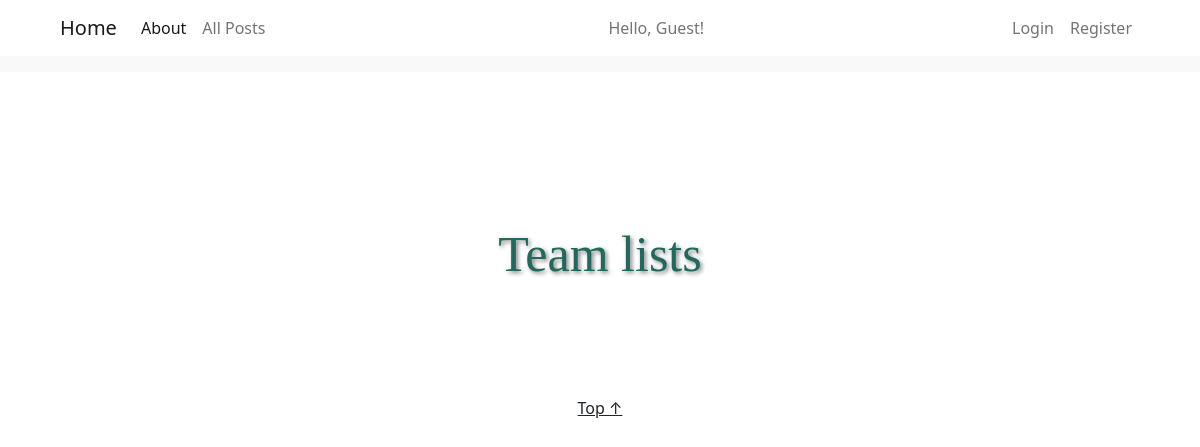
The page /team_lists on the database as committed earlier.
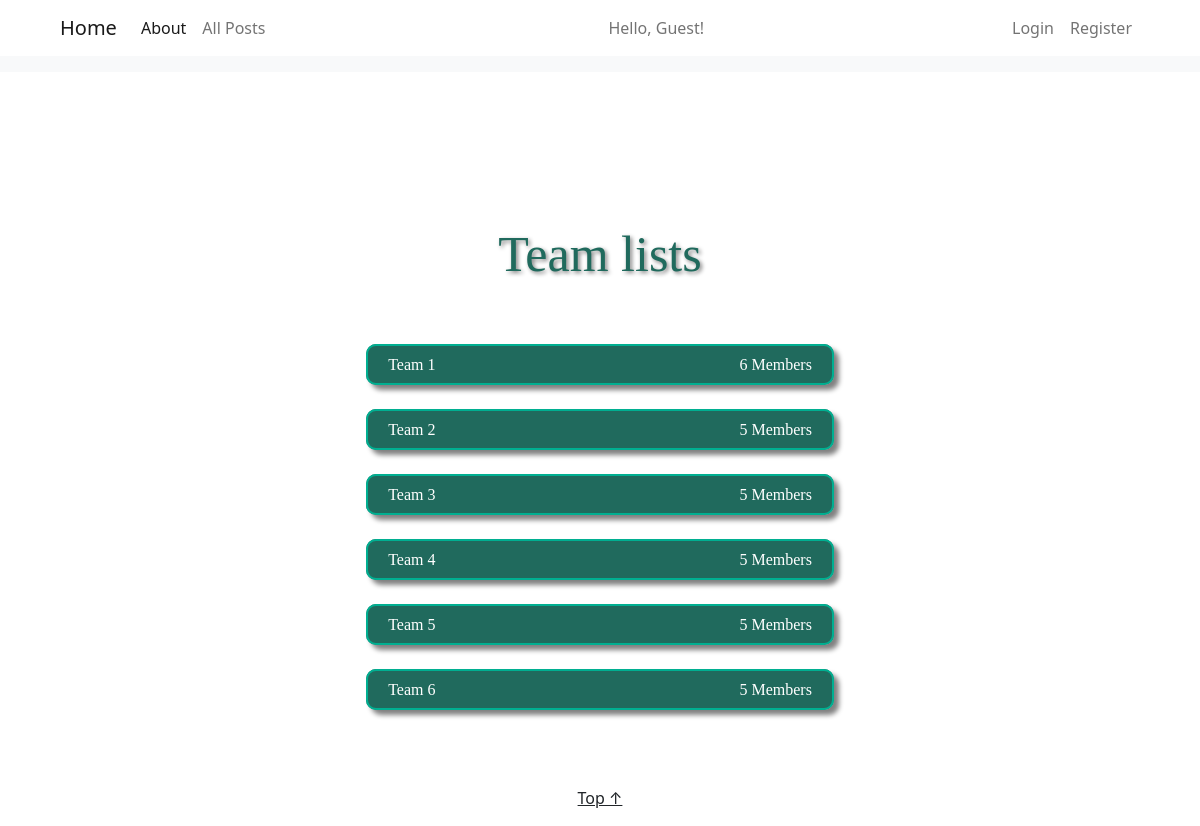
The same page on the database as committed later.
### TAPR/models.py (models this page shows)
class Team(db.Model):
    __tablename__ = "Team"
    id = db.Column(db.Integer, primary_key=True)
    assessment_id = db.Column(db.Integer, db.ForeignKey('Assessment.id'), nullable=False)
    team_members = db.relationship("User")
    contribution_forms = db.relationship("ContributionForm")
    issues = db.relationship("Issue")

### TAPR/routes.py (the view)
@app.route("/team_lists")
def team_lists():
    assessment = Assessment.query.filter_by(id=1).first()
    return render_template('team_lists.html', title='Team List', assessment=assessment)

### TAPR/templates/team_lists.html
{% extends "layout.html" %}
{% block content %}
<h1 id=M_title>Team lists</h1>
<table id=M_table>
{% for team in assessment.student_team_list %}
<tr><td id=M_table_data><a class=M_links href="{{ url_for('team', team_id=team.id) }}"><span>Team {{ team.id }}</span>
{{team.team_members| length}} Members</a></td></tr>
{% endfor %}
</table>
{% endblock content %}

### TAPR/templates/layout.html (shortened to what this page needs)
<!DOCTYPE html>
<html>
    <head>
        <link href="https://cdn.jsdelivr.net/npm/bootstrap@5.0.0-beta1/dist/css/bootstrap.min.css" rel="stylesheet">
        <link rel=stylesheet type=text/css href="{{ url_for('static',
        filename='main.css') }}">
    </head>
    <body>
        <nav class = "coloured-section" id="header">
            <div class="navbar px-5 navbar-custom navbar-expand-lg navbar-light" id = "navbar">
              <div class="container-fluid">
                <div class = "col-md-6 me-auto" id="navbar_left">
                  <ul class="navbar-nav">
                    <a class="navbar-brand" href="{{ url_for('home') }}">Home</a>
                    <a class="nav-link active" aria-current="page" href="">About</a>
                    <a class="nav-link" href="">All Posts</a>
                  </ul>
                </div>
                <div id="navbar_right">
                  <div class="collapse navbar-collapse" id="navbarNav">
                    <ul class="navbar-nav me-auto">
                      {% if current_user.is_authenticated %}
                      <span class="navbar-text">
                          Hello, {{ current_user.first_name }}!
                      </span>
                      <li class="nav-item">
                          <a class="nav-link active" aria-current="page" href="{{ url_for('logout') }}">Logout</a>
                      </li>
                      {% else %}
                      <span class="navbar-text">
                        Hello, Guest!
                      </span>
                      <li class="nav-item">
                        <a class="nav-link" href="{{url_for('login')}}">Login</a>
                      </li>
                      <li class="nav-item">
                        <a class="nav-link" href="{{url_for('register')}}">Register</a>
                      </li>
                      {% endif %}
                    </ul>
                  </div>
                </div>
              </div>
            </div>
        </nav>
        <div class = "text-center h3 bg-light py-2" id="flashes">
              </div>
    <div class="row p-5 text-center" id="sub_header">
    </div>
    <div class = "container-md my-5" id="content">
        {% block content %}
        {% endblock %}
    </div>
    <div class = "text-center py-3">
        <a class = "text-dark" href=" #top">
            Top ↑
        </a>
    </div>
    </body>
</html>

### TAPR/static/main.css (style rules this page uses)
body { color: #206a5d; }
.M_links { text-decoration: none; color: white; background-color: #206a5d; border-style: solid; border-color: #00af91; border-width: 2px; border-radius: 10px; margin-bottom: 10px; padding: 10px 20px 10px 20px; box-shadow: 5px 5px 5px grey; font-family: 'Bree Serif', serif; }
#M_table { display: grid; justify-items: center; }
#M_table_data { padding: 20px 20px 20px 20px; }
#M_title { display: grid; justify-items: center; color: #206a5d; font-family: 'Bree Serif', serif; font-size: 50px; padding-bottom: 40px; text-shadow: 2px 2px 4px grey; }
span { margin-right: 300px; }

Rows that differ between the two databases and show on the page:
added Team: id "1", team_members|length "6"
added Team: id "2", team_members|length "5"
added Team: id "3", team_members|length "5"
added Team: id "4", team_members|length "5"
added Team: id "5", team_members|length "5"
added Team: id "6", team_members|length "5"
